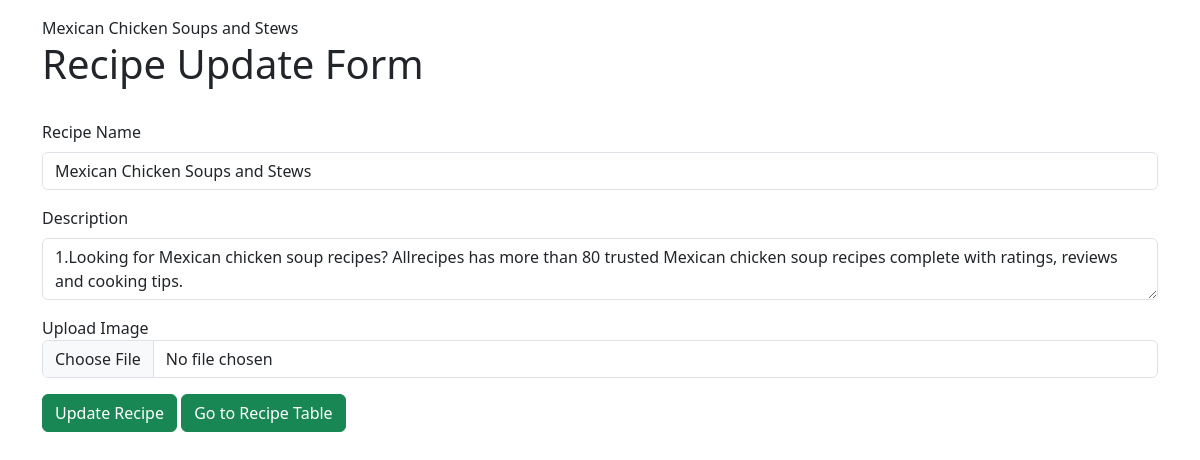
Screenshot of /update-recipe/2/ with the database file from the repository.
### vegeee/models.py (models this page shows, shortened)
class Recipe(models.Model):
    title = models.CharField(max_length=200)
    description = models.TextField(max_length=200)
    ingredients = models.TextField()
    instructions = models.TextField()
    recipe_image = models.ImageField(upload_to='uploads')

### vegeee/views.py (the view, shortened to what this page needs)
# urls.py: path('update-recipe/<id>/', updateRecipe ),
def updateRecipe(request, id):
    queryset = Recipe.objects.get(id=id)
    context ={"recipe":queryset}
    return render(request, 'recipeupdateform.html', context)

### vegeee/templates/recipeupdateform.html (shortened to what this page needs)
{% extends 'base.html'%} {%block start%}
<div class="container mt-3">
  {{recipe.title}}
    <form action="" method="post" enctype="multipart/form-data">
      <h1>Recipe Update Form</h1>
      <br />
    <div class="mb-3">
      <label for="name" class="form-label">Recipe Name</label>
      <input type="text" name="title" value="{{recipe.title}}" class="form-control"  />
    </div>
    <div class="mb-3">
      <label for="description" class="form-label">Description</label>
      <textarea  name="description" class="form-control" >{{recipe.description}}</textarea>
    </div>
    <div class="mb-3">
      <label class="form-check-label" for="recipe_image">Upload Image</label>
      <input name="recipe_image" type="file" class="form-control" />
    </div>
    <button type="submit" class="btn btn-success">Update Recipe</button>
    <a href="/render-table/" class="btn btn-success" >Go to Recipe Table</a>
  </form>
</div>
{%endblock%}

### rows the page displays
Recipe: title "Mexican Chicken Soups and Stews", description "1.Looking for Mexican chicken soup recipes? Allrecipes has more than 80 trusted Mexican chicken soup recipes complete with ratings, reviews and cooking tips."
